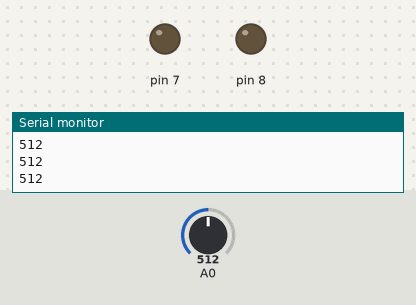
This sketch was run on a simulated Arduino Uno, built with avr-gcc and run on an emulated ATmega328P. On the bench: output pins drawn as LEDs (lit = HIGH), the last lines printed to the serial monitor. Inputs (shaded band) come from the test bench; at power-on: A0 = 512.

Above: at 1.2 s.
1.3 s: A0 set to 106
2.8 s: A0 set to 93
At 4.0 s:
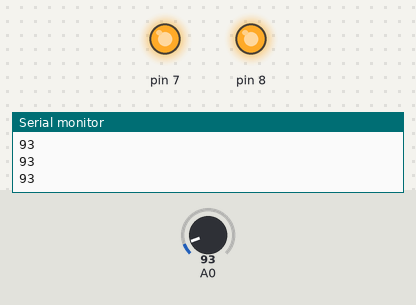
4.3 s: A0 set to 110
At 5.5 s:
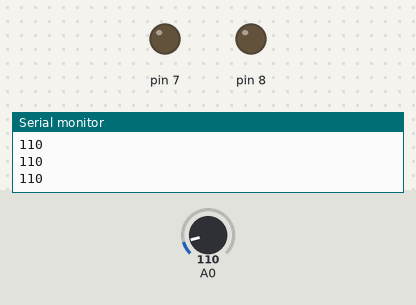
5.8 s: A0 set to 90
At 6.8 s:
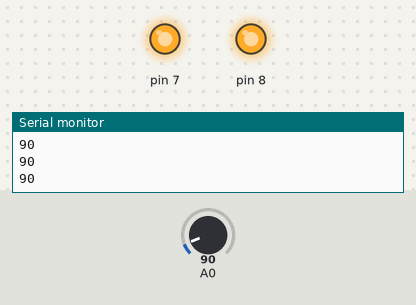
Timing chart, 0 to 8.3 s (numbered marks = the images above; inputs shaded):
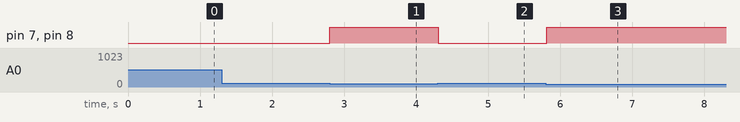

The sketch:

automatic_plant_watering_system1.ino
```cpp
// This code reads data from a soil moisture sensor connected to an Arduino board.
// It checks the moisture level and turns on or off two connected devices (like LEDs or motors) based on the sensor's readings.

// Define a variable to store the sensor's reading
int soil_moisture_sensor = 0;

void setup() {
  // Set pin A0 (analog pin) as input for the soil moisture sensor
  pinMode(A0, INPUT);

  // Start serial communication to send data to the computer
  Serial.begin(9600);

  // Set pin 7 as output (e.g., for an LED or a device)
  pinMode(7, OUTPUT);

  // Set pin 8 as another output (e.g., for another LED or device)
  pinMode(8, OUTPUT);
}

void loop() {
  // Read the analog value from the soil moisture sensor
  soil_moisture_sensor = analogRead(A0);

  // Print the sensor's reading to the serial monitor
  Serial.println(soil_moisture_sensor);

  // If the soil moisture level is very low (less than 100):
  if (soil_moisture_sensor < 100) {
    // Turn on the devices connected to pins 7 and 8
    digitalWrite(7, HIGH);
    digitalWrite(8, HIGH);
  } else {
    // Otherwise, turn off the devices
    digitalWrite(7, LOW);
    digitalWrite(8, LOW);
  }

  // Short delay to reduce how fast the loop runs (for smoother simulation)
  delay(10);
}
```

Measured:
- the behaviour switches between 100 and 99 on A0 (found by bisection; images 0 and 1)
- after the input at 2.8 s, pin 7, pin 8: LOW → HIGH at once
- after the input at 4.3 s, pin 7, pin 8: HIGH → LOW at once
- after the input at 5.8 s, pin 7, pin 8: LOW → HIGH at once
